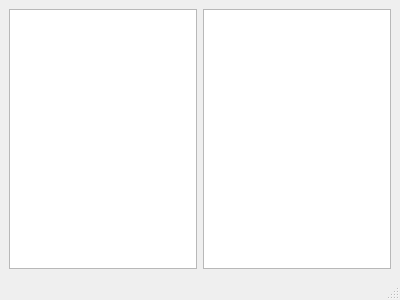
<?xml version="1.0" encoding="UTF-8"?>
<ui version="4.0">
 <class>MainWindow</class>
 <widget class="QMainWindow" name="MainWindow">
  <property name="geometry">
   <rect>
    <x>0</x>
    <y>0</y>
    <width>400</width>
    <height>300</height>
   </rect>
  </property>
  <property name="windowTitle">
   <string>MainWindow</string>
  </property>
  <widget class="QWidget" name="centralwidget">
   <layout class="QHBoxLayout" name="horizontalLayout">
    <item>
     <widget class="NotesListView" name="notesListView"/>
    </item>
    <item>
     <widget class="QMarkdownTextEdit" name="plainTextEdit"/>
    </item>
   </layout>
  </widget>
  <widget class="QMenuBar" name="menubar">
   <property name="geometry">
    <rect>
     <x>0</x>
     <y>0</y>
     <width>400</width>
     <height>24</height>
    </rect>
   </property>
  </widget>
  <widget class="QStatusBar" name="statusbar"/>
 </widget>
 <customwidgets>
  <customwidget>
   <class>QMarkdownTextEdit</class>
   <extends>QPlainTextEdit</extends>
   <header>qmarkdowntextedit.h</header>
  </customwidget>
  <customwidget>
   <class>NotesListView</class>
   <extends>QTreeView</extends>
   <header>NotesListView.h</header>
  </customwidget>
 </customwidgets>
 <resources/>
 <connections/>
</ui>
